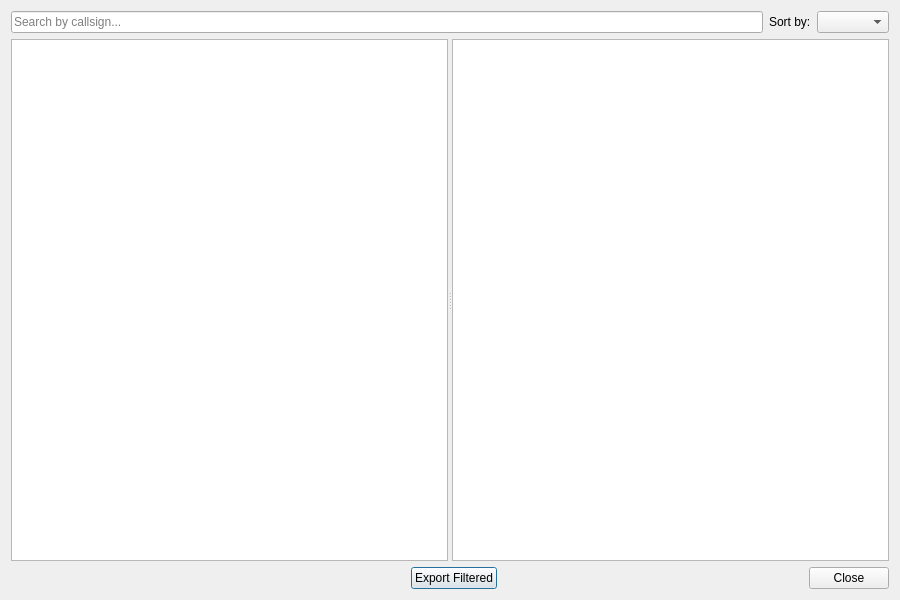
<?xml version="1.0" encoding="UTF-8"?>
<ui version="4.0">
 <class>QSLGalleryDialog</class>
 <widget class="QDialog" name="QSLGalleryDialog">
  <property name="geometry">
   <rect>
    <x>0</x>
    <y>0</y>
    <width>900</width>
    <height>600</height>
   </rect>
  </property>
  <property name="windowTitle">
   <string>QSL Card Gallery</string>
  </property>
  <layout class="QVBoxLayout" name="verticalLayout">
   <item>
    <layout class="QHBoxLayout" name="topLayout">
     <item>
      <widget class="QLineEdit" name="searchEdit">
       <property name="placeholderText">
        <string>Search by callsign...</string>
       </property>
       <property name="clearButtonEnabled">
        <bool>true</bool>
       </property>
      </widget>
     </item>
     <item>
      <widget class="QLabel" name="sortLabel">
       <property name="text">
        <string>Sort by:</string>
       </property>
      </widget>
     </item>
     <item>
      <widget class="QComboBox" name="sortCombo"/>
     </item>
    </layout>
   </item>
   <item>
    <widget class="QSplitter" name="splitter">
     <property name="orientation">
      <enum>Qt::Horizontal</enum>
     </property>
     <widget class="QTreeWidget" name="filterTree">
      <property name="sizePolicy">
       <sizepolicy hsizetype="Preferred" vsizetype="Expanding">
        <horstretch>0</horstretch>
        <verstretch>0</verstretch>
       </sizepolicy>
      </property>
      <property name="indentation">
       <number>16</number>
      </property>
      <property name="headerHidden">
       <bool>true</bool>
      </property>
      <column>
       <property name="text">
        <string notr="true">1</string>
       </property>
      </column>
     </widget>
     <widget class="QListWidget" name="cardListWidget">
      <property name="iconSize">
       <size>
        <width>150</width>
        <height>112</height>
       </size>
      </property>
      <property name="verticalScrollMode">
       <enum>QAbstractItemView::ScrollPerPixel</enum>
      </property>
      <property name="horizontalScrollMode">
       <enum>QAbstractItemView::ScrollPerPixel</enum>
      </property>
      <property name="movement">
       <enum>QListView::Static</enum>
      </property>
      <property name="flow">
       <enum>QListView::LeftToRight</enum>
      </property>
      <property name="resizeMode">
       <enum>QListView::Adjust</enum>
      </property>
      <property name="spacing">
       <number>10</number>
      </property>
      <property name="viewMode">
       <enum>QListView::IconMode</enum>
      </property>
      <property name="uniformItemSizes">
       <bool>true</bool>
      </property>
      <property name="wrapping" stdset="0">
       <bool>true</bool>
      </property>
     </widget>
    </widget>
   </item>
   <item>
    <layout class="QHBoxLayout" name="bottomLayout">
     <item>
      <widget class="QLabel" name="statusLabel">
       <property name="text">
        <string/>
       </property>
      </widget>
     </item>
     <item>
      <spacer name="bottomSpacer">
       <property name="orientation">
        <enum>Qt::Horizontal</enum>
       </property>
       <property name="sizeHint" stdset="0">
        <size>
         <width>40</width>
         <height>20</height>
        </size>
       </property>
      </spacer>
     </item>
     <item>
      <widget class="QPushButton" name="exportFilteredButton">
       <property name="text">
        <string>Export Filtered</string>
       </property>
       <property name="icon">
        <iconset theme="document-save-as">
         <normaloff>.</normaloff>.</iconset>
       </property>
      </widget>
     </item>
     <item>
      <widget class="QDialogButtonBox" name="buttonBox">
       <property name="orientation">
        <enum>Qt::Horizontal</enum>
       </property>
       <property name="standardButtons">
        <set>QDialogButtonBox::Close</set>
       </property>
      </widget>
     </item>
    </layout>
   </item>
  </layout>
 </widget>
 <resources/>
 <connections>
  <connection>
   <sender>buttonBox</sender>
   <signal>rejected()</signal>
   <receiver>QSLGalleryDialog</receiver>
   <slot>reject()</slot>
   <hints>
    <hint type="sourcelabel">
     <x>400</x>
     <y>580</y>
    </hint>
    <hint type="destinationlabel">
     <x>400</x>
     <y>300</y>
    </hint>
   </hints>
  </connection>
 </connections>
</ui>
